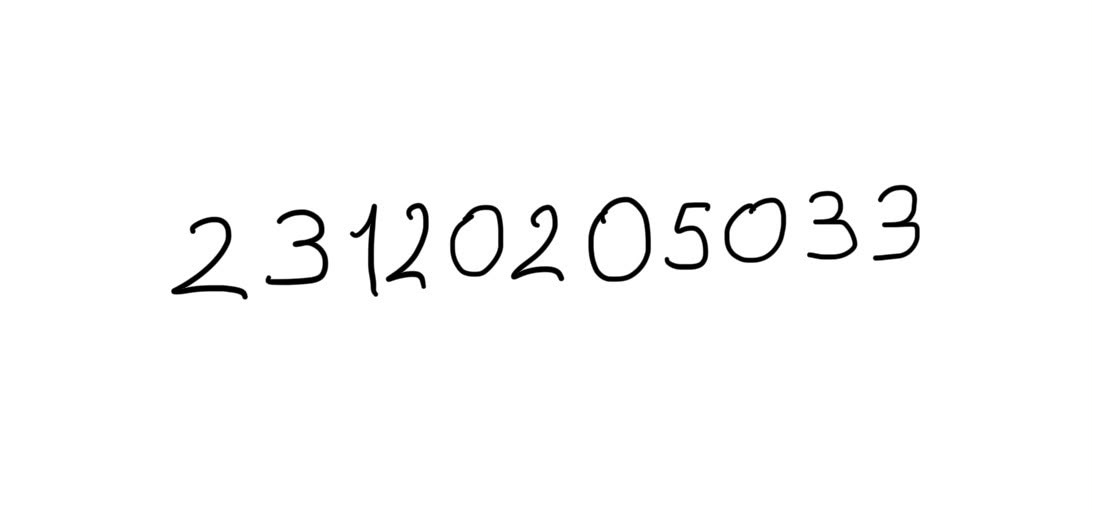
#> input picture numara.jpg, 1096 x 510 px
$ jupyter execute --allow-errors mnist_mlp.ipynb
#> lines starting #> are read from the running program, lines starting #| are printed output that depends on the picture; after the words box and inside, x2 and y2 are one past the last pixel; in counts of white or black regions, pixels touching at a corner belong together
# Derin Öğrenme Ödev 1 - MNIST ile MLP

İsa Mirza Sincap - 23120205033

Keras ile bir MLP kurup MNIST üzerinde eğittim, birkaç hiperparametreyi değiştirip sonuçları karşılaştırdım. En sonda kendi el yazımla yazdığım okul numaramı modele verdim.

[cell 1]
import time
import numpy as np
import matplotlib.pyplot as plt
import tensorflow as tf
from tensorflow import keras
from sklearn.model_selection import train_test_split
from sklearn.metrics import confusion_matrix, ConfusionMatrixDisplay
from PIL import Image, ImageOps
from scipy import ndimage
from skimage import filters, morphology, segmentation

ogrenci_no = "23120205033"
EPOCH = 15
print(tf.__version__)

## Veri

MNIST'in 60000'lik train setini %80 train, %20 validation olarak ayırdım. stratify kullandım ki her rakamdan iki tarafa da aynı oranda düşsün. 10000'lik test setine en sona kadar dokunmuyorum.

Pikselleri 255'e bölüp 0-1 arasına normalize ettim. MLP düz vektör aldığı için 28x28 resimleri 784'lük vektöre çevirdim.

#> (a cell that did not finish here is left out)

[cell 3]
plt.figure(figsize=(12, 2))
#> (the rest of this cell did not finish here and is left out)

## Deney 1 - Temel MLP

Kullandığım hiperparametreler:
- 2 gizli katman: 128 ve 64 nöron, aktivasyon ReLU
- çıkış katmanı: 10 nöron, softmax
- loss: sparse categorical crossentropy (etiketler 0-9 arası sayı olduğu için)
- optimizer: Adam, learning rate 0.001
- batch size: 64
- epoch: 15
- seed: 33

[cell 4]
def model_olustur(katmanlar=[128, 64], aktivasyon="relu", optimizer="adam", lr=0.001):
#> called with aktivasyon = 'relu', optimizer = 'adam', lr = 0.001
    keras.utils.set_random_seed(33)  # her denemede aynı seed
#> (this line was passed over: tensorflow is not available in this run)
    model = keras.Sequential()
    model.add(keras.Input(shape=(784,)))
    for n in katmanlar:
        model.add(keras.layers.Dense(n, activation=aktivasyon))
    model.add(keras.layers.Dense(10, activation="softmax"))

    if optimizer == "adam":
        opt = keras.optimizers.Adam(learning_rate=lr)
    else:
        opt = keras.optimizers.SGD(learning_rate=lr)
    model.compile(optimizer=opt, loss="sparse_categorical_crossentropy", metrics=["accuracy"])
    return model


def egit(model, batch_size=64, verbose=0):
    baslangic = time.time()
    history = model.fit(x_train, y_train, validation_data=(x_val, y_val),
                        epochs=EPOCH, batch_size=batch_size, verbose=verbose)
    sure = time.time() - baslangic
    return history.history, sure

#> (a cell that did not finish here is left out)

[cell 6]
epochlar = range(1, EPOCH + 1)
plt.figure(figsize=(12, 4))

plt.subplot(1, 2, 1)
#> (the rest of this cell did not finish here and is left out)

Test accuracy'yi aşağıda test kısmında hesapladım çünkü test setini model seçimi bittikten sonra kullanmak istedim.

## Hiperparametre denemeleri

Temel modelde her seferinde sadece bir şeyi değiştirdim:
- 3 gizli katman (256-128-64)
- batch size 256
- ReLU yerine sigmoid
- Adam yerine SGD (lr 0.01)
- Adam ama lr 0.01

En iyi modeli son epoch'taki validation accuracy'ye göre seçtim.

#> (a cell that did not finish here is left out)

[cell 8]
print(f"{'deneme':<16}{'train loss':>11}{'val loss':>10}{'train acc':>11}{'val acc':>9}{'süre':>8}")
#> (the rest of this cell did not finish here and is left out)

## Test

Test setini sadece burada, seçimleri yaptıktan sonra kullandım.

#> (a cell that did not finish here is left out)

## Kendi el yazım

Beyaz kağıda okul numaramı yazıp fotoğrafını çektim ve Colab'da dosyalar kısmına "numara.jpg" olarak yükledim.

Fotoğrafı MNIST'e benzetmek için yaptıklarım:
- gri tona çevirdim
- renkleri ters çevirdim (MNIST'te arka plan siyah, rakam beyaz)
- eşikleme yapıp rakamları arka plandan ayırdım
- boş sütunlara bakarak rakamları tek tek kestim
- çizgi kalınlığını MNIST'tekine yakın olacak şekilde ayarladım
- her rakamı 20x20'ye sığdırıp 28x28'lik resmin ortasına koydum (MNIST de böyle hazırlanmış)
- 0-1 arasına normalize ettim

Karşılaştırma için aynı rakamları bir de direkt 28x28'e küçültüp modele verdim.

[cell 10]
gorsel_yolu = "numara.jpg"

img = Image.open(gorsel_yolu)
#> img is the input picture: PIL image 1096x510 RGB; mean R, G, B 250.4, 250.4, 250.4
img = ImageOps.exif_transpose(img)  # telefon fotoğrafı yan dönmesin
img = img.convert("L")              # gri ton
#> img: PIL image 1096x510 L
img.thumbnail((1200, 1200))
a = np.array(img, dtype="float32")
a = 255 - a                         # ters çevir
a = ndimage.gaussian_filter(a, 2)
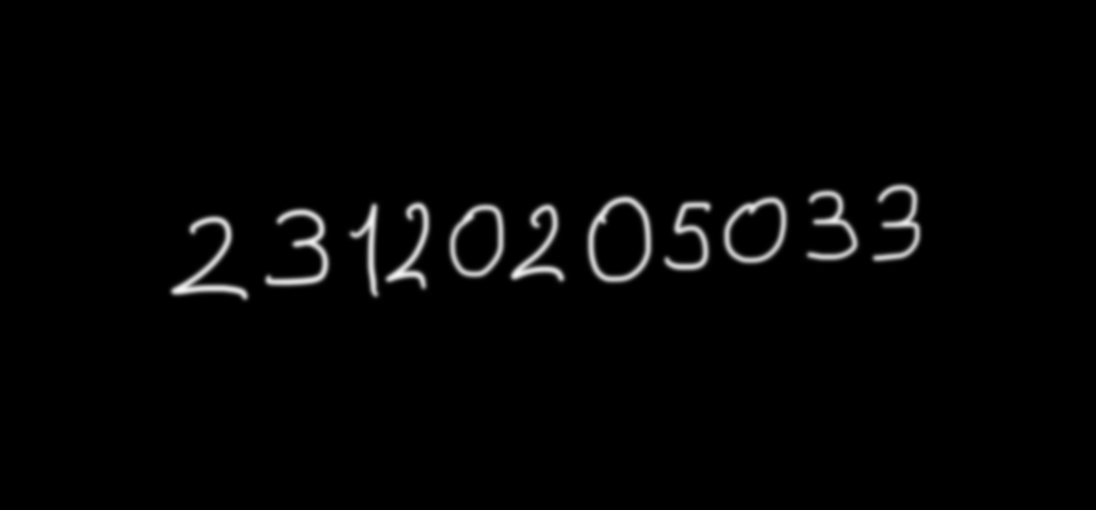
#> a: shape (510, 1096) float32; min 0, max 245.9, mean 4.6

# gölgeli fotoğrafta da çalışsın diye yerel eşik
maske = a > filters.threshold_local(a, 151, offset=-12)
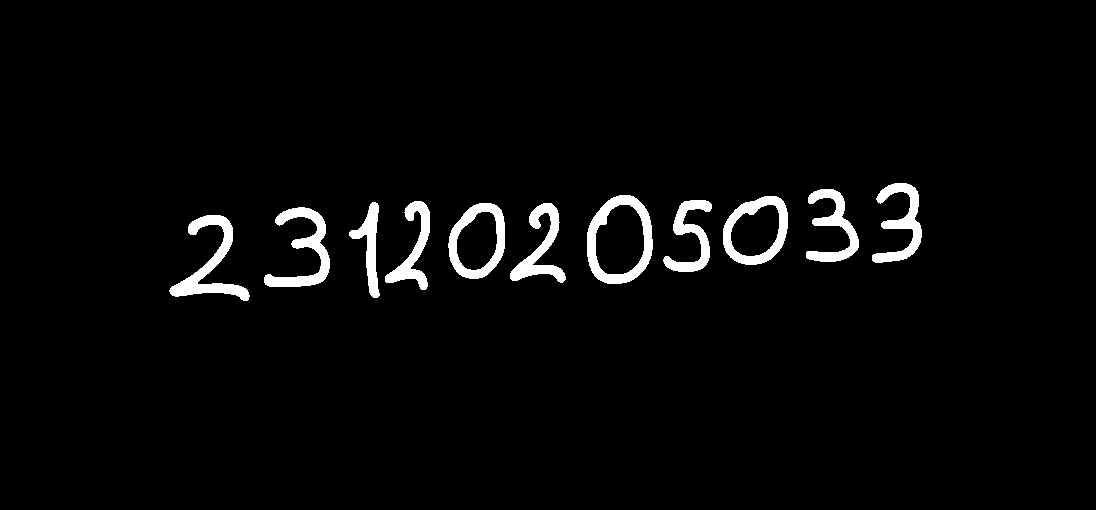
#> maske: shape (510, 1096) bool; 3.2% white; 11 white regions, largest, box (x1, y1, x2, y2) and area: (587, 195, 653, 284) 2085, (169, 215, 250, 301) 2002, (264, 207, 330, 287) 1831
maske = segmentation.clear_border(maske)  # kenara değen lekeler

# küçük lekeleri sil
etiket, _ = ndimage.label(maske)
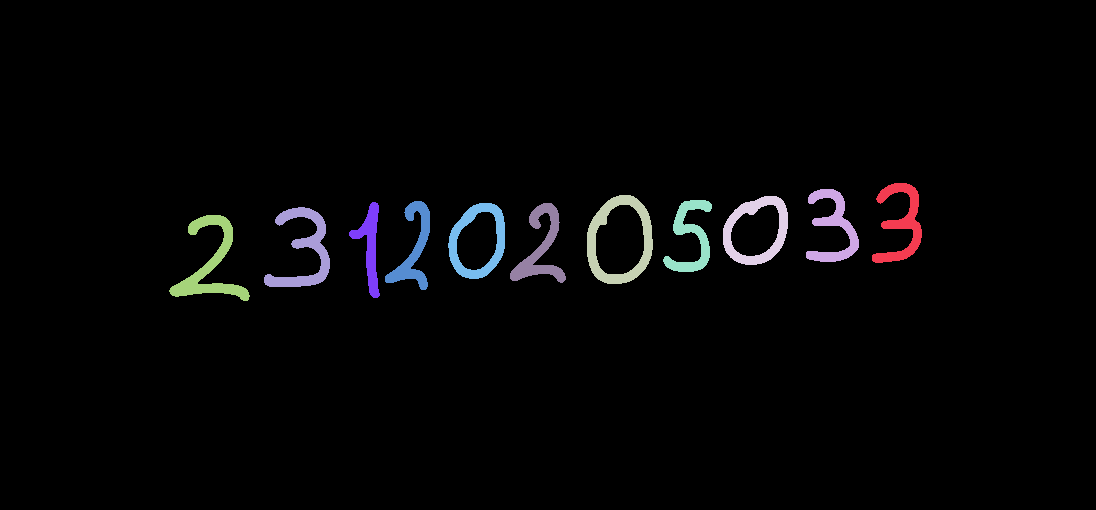
#> etiket: shape (510, 1096) int32; 12 distinct labels, from 0 to 11; one colour per label, 0 black
alanlar = np.bincount(etiket.ravel())
#> alanlar = [541245, 1572, 1481, 2085, 1709, 1370, 1362, 1113, 1649, 1541, 1831, 2002]
alanlar[0] = 0
maske = alanlar[etiket] >= 0.03 * alanlar.max()

# hiç beyaz piksel olmayan sütunlar rakamların arasındaki boşluk
sutun_dolu = maske.any(axis=0)
kutular = []
x = 0
while x < len(sutun_dolu):
    if sutun_dolu[x]:
        bas = x
        while x < len(sutun_dolu) and sutun_dolu[x]:
            x += 1
        satirlar = np.where(maske[:, bas:x].any(axis=1))[0]
        kutular.append((satirlar[0], satirlar[-1] + 1, bas, x))
    x += 1
#> this loop made 477 passes
#> bas on passes 170, 184, 203, 208, 226, 231, 252, 262, 273, 291, 304: 169, 264, 349, 385, 448, 510, 587, 663, 723, 806, 872
#> after the loop, kutular = [(215, 301, 169, 250), (207, 287, 264, 330), (202, 298, 349, 380), (201, 290, 385, 430), (203, 279, 448, 505), (203, 283, 510, 566), (195, 284, 587, 653), (200, 272, 663, 712), (196, 265, 723, 788), (189, 262, 806, 859), (183, 263, 872, 922)]; x = 1096

# çok kısa kalanlar leke
en_uzun = max(k[1] - k[0] for k in kutular)
#> en_uzun = 96
kutular = [k for k in kutular if k[1] - k[0] > 0.4 * en_uzun]
print(len(kutular), "rakam bulundu")
#| 11 rakam bulundu

plt.figure(figsize=(12, 6))
plt.subplot(2, 1, 1)
plt.imshow(img, cmap="gray")
plt.axis("off")
plt.subplot(2, 1, 2)
plt.imshow(maske, cmap="gray")
for y0, y1, x0, x1 in kutular:
    plt.gca().add_patch(plt.Rectangle((x0, y0), x1 - x0, y1 - y0, fill=False, color="red"))
#> this loop made 11 passes
plt.axis("off")
plt.show()
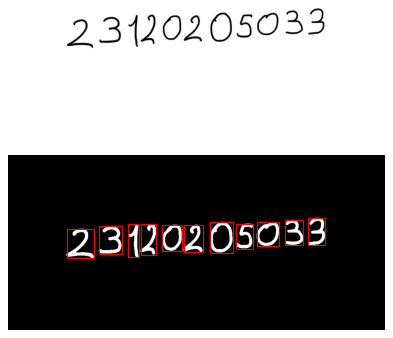
#> figure drawn by matplotlib, 2 panels

[cell 11]
def mnist_formatina_cevir(rakam):
    # çizgiyi önce inceltip sonra rakamın boyuna göre kalınlaştırıyorum
    r = max(1, round(0.06 * max(rakam.shape)))
    rakam = np.pad(rakam, r)
    rakam = morphology.skeletonize(rakam)
    rakam = ndimage.binary_dilation(rakam, structure=morphology.disk(r))

    # oranı bozmadan 20x20'ye sığdır
    h, w = rakam.shape
    oran = 20 / max(h, w)
    yeni_w = max(1, round(w * oran))
    yeni_h = max(1, round(h * oran))
    kucuk = Image.fromarray(rakam.astype(np.uint8) * 255).resize((yeni_w, yeni_h), Image.LANCZOS)

    # 28x28 siyah resmin ortasına koy
    sonuc = np.zeros((28, 28), dtype="float32")
    y0 = (28 - yeni_h) // 2
    x0 = (28 - yeni_w) // 2
    sonuc[y0:y0 + yeni_h, x0:x0 + yeni_w] = np.array(kucuk) / 255

    # kütle merkezini ortaya kaydır
    cy, cx = ndimage.center_of_mass(sonuc)
    sonuc = ndimage.shift(sonuc, (14 - cy, 14 - cx))
    return np.clip(sonuc, 0, 1)


def direkt_kucult(rakam):
    kucuk = Image.fromarray(rakam.astype(np.uint8) * 255).resize((28, 28))
    return np.array(kucuk, dtype="float32") / 255

[cell 12]
rakamlar = [maske[y0:y1, x0:x1] for y0, y1, x0, x1 in kutular]
#> rakamlar = 11 items
X_direkt = np.array([direkt_kucult(r) for r in rakamlar])
X_mnist = np.array([mnist_formatina_cevir(r) for r in rakamlar])
#> in mnist_formatina_cevir, `rakam = np.pad(rakam, r)`: rakam: shape (96, 91) bool; 22.9% white; 1 white region, box (x1, y1, x2, y2) and area: (5, 5, 86, 91) 2002
#> in mnist_formatina_cevir, `rakam = morphology.skeletonize(rakam)`: rakam: shape (96, 91) bool; 2% white in thin lines or dots, all inside (x1, y1, x2, y2) = (12, 9, 82, 87)
#> in mnist_formatina_cevir, `rakam = ndimage.binary_dilation(rakam, structure=morphology.disk(r))`: rakam: shape (96, 91) bool; 24% white; 1 white region, box (x1, y1, x2, y2) and area: (7, 4, 87, 92) 2096
#> in mnist_formatina_cevir, `kucuk = Image.fromarray(rakam.astype(np.uint8) * 255).resize((yeni_w, ..`:
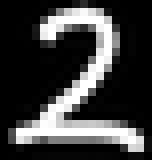
#> kucuk: PIL image 19x20 L (shown 8 times larger); min 0, max 255, mean 61.2
#> in mnist_formatina_cevir, `cy, cx = ndimage.center_of_mass(sonuc)`: cy = 14.46; cx = 13.51
#> in mnist_formatina_cevir (call 2), `rakam = np.pad(rakam, r)`: rakam: shape (90, 76) bool; 26.8% white; 1 white region, box (x1, y1, x2, y2) and area: (5, 5, 71, 85) 1831
#> in mnist_formatina_cevir (call 2), `rakam = morphology.skeletonize(rakam)`:
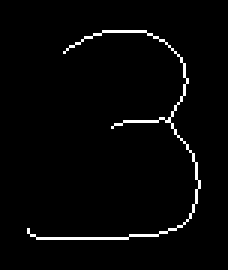
#> rakam: shape (90, 76) bool (shown 3 times larger); 2.4% white in thin lines or dots, all inside (x1, y1, x2, y2) = (9, 10, 67, 80)
#> in mnist_formatina_cevir (call 2), `rakam = ndimage.binary_dilation(rakam, structure=morphology.disk(r))`:
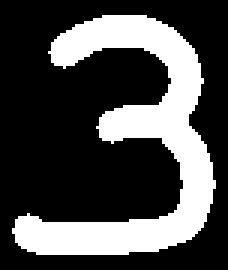
#> rakam: shape (90, 76) bool (shown 3 times larger); 29.1% white; 1 white region, box (x1, y1, x2, y2) and area: (4, 5, 72, 85) 1990
#> in mnist_formatina_cevir (call 2), `cy, cx = ndimage.center_of_mass(sonuc)`: cy = 14.09; cx = 14.64
#> in mnist_formatina_cevir (call 2), `sonuc = ndimage.shift(sonuc, (14 - cy, 14 - cx))`:
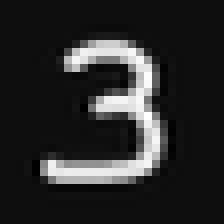
#> sonuc: shape (28, 28) float32 (shown 8 times larger); min -0.0649, max 1.1, mean 0.126; drawn with min black and max white
#> in mnist_formatina_cevir (call 3), `r = max(1, round(0.06 * max(rakam.shape)))`: r = 6
#> in mnist_formatina_cevir (call 3), `rakam = np.pad(rakam, r)`: rakam: shape (108, 43) bool; 24% white; 1 white region, box (x1, y1, x2, y2) and area: (6, 6, 37, 102) 1113
#> in mnist_formatina_cevir (call 3), `rakam = morphology.skeletonize(rakam)`: rakam: shape (108, 43) bool; 2.2% white in thin lines or dots, all inside (x1, y1, x2, y2) = (12, 9, 33, 99)
#> in mnist_formatina_cevir (call 3), `rakam = ndimage.binary_dilation(rakam, structure=morphology.disk(r))`:
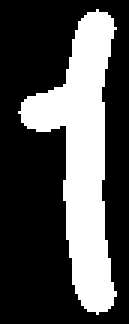
#> rakam: shape (108, 43) bool (shown 3 times larger); 31.3% white; 1 white region, box (x1, y1, x2, y2) and area: (6, 3, 39, 105) 1454
#> in mnist_formatina_cevir (call 3), `sonuc[y0:y0 + yeni_h, x0:x0 + yeni_w] = np.array(kucuk) / 255`:
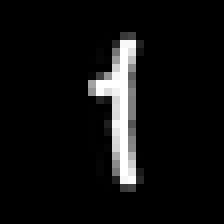
#> sonuc: shape (28, 28) float32 (shown 8 times larger); min 0, max 1, mean 0.0636
#> in mnist_formatina_cevir (call 3), `cy, cx = ndimage.center_of_mass(sonuc)`: cy = 13.12; cx = 14.63

#> (the rest of this cell did not finish here and is left out)
